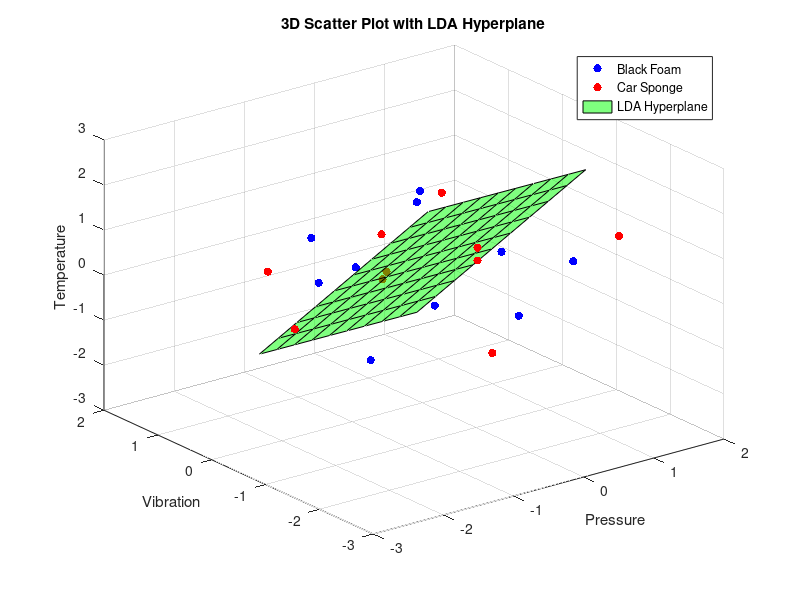
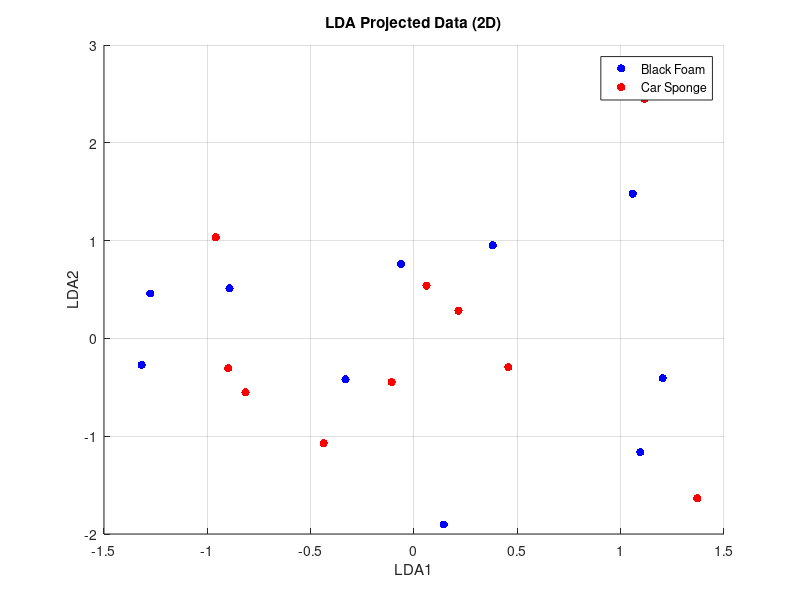
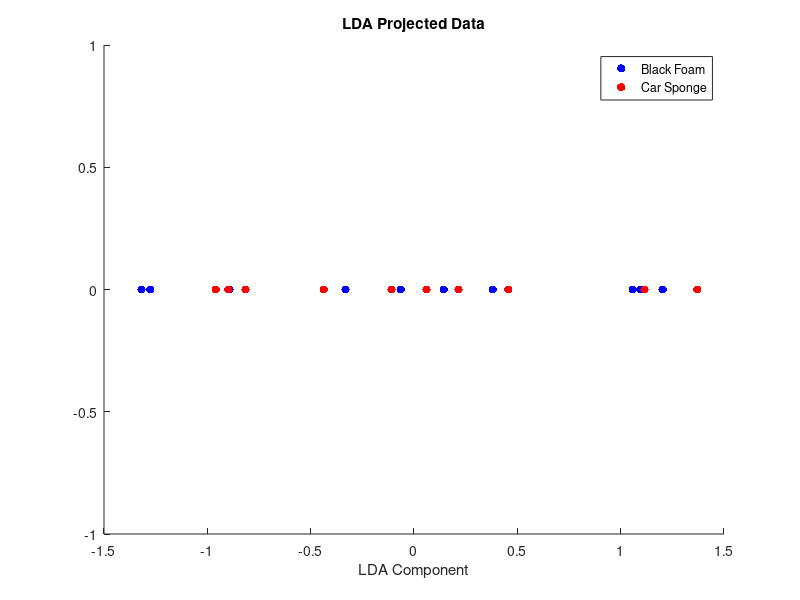

The MATLAB script that drew these images, in order:
%3D and 1D projection

% Load the data from the .mat file
data = load('Lab1/F0_PVT.mat');

pressure = data.Pressure;
temperature = data.Temperature;
vibration = data.Vibration;

% Initialize matrices with three columns for Pressure, Vibration, and Temperature
X_black_foam = zeros(size(pressure, 2), 3);
X_car_sponge = zeros(size(pressure, 2), 3);

% Extract data for black foam and car sponge
for i = 1 : size(pressure, 2)
    X_black_foam(i, 1) = pressure(2, i); % Pressure
    X_black_foam(i, 2) = vibration(2, i); % Vibration
    X_black_foam(i, 3) = temperature(2, i); % Temperature

    X_car_sponge(i, 1) = pressure(3, i); % Pressure
    X_car_sponge(i, 2) = vibration(3, i); % Vibration
    X_car_sponge(i, 3) = temperature(3, i); % Temperature
end


% Standardization
X_black_foam = (X_black_foam - mean(X_black_foam)) ./ std(X_black_foam);
X_car_sponge = (X_car_sponge - mean(X_car_sponge)) ./ std(X_car_sponge);


% Calculate Means
mean_black_foam = mean(X_black_foam);
mean_car_sponge = mean(X_car_sponge);
overall_mean = mean([X_black_foam; X_car_sponge]);

% Initialize the within-class scatter matrix
S_W = zeros(3, 3);

% Add scatter for each class
for i = 1:size(X_black_foam, 1)
    S_W = S_W + (X_black_foam(i,:) - mean_black_foam)' * (X_black_foam(i,:) - mean_black_foam);
end
for i = 1:size(X_car_sponge, 1)
    S_W = S_W + (X_car_sponge(i,:) - mean_car_sponge)' * (X_car_sponge(i,:) - mean_car_sponge);
end

S_B = (mean_black_foam - overall_mean)' * (mean_black_foam - overall_mean) + ...
      (mean_car_sponge - overall_mean)' * (mean_car_sponge - overall_mean);

% Solve the generalized eigenvalue problem
[eigenvectors, eigenvalues] = eig(inv(S_W) * S_B);

% Extract the diagonal of eigenvalues matrix
eigenvalues = diag(eigenvalues);

% Sort the eigenvalues and corresponding eigenvectors in descending order
[~, sorted_indices] = sort(eigenvalues, 'descend');
eigenvectors = eigenvectors(:, sorted_indices);
disp(eigenvalues)

% Select the top eigenvectors
W = eigenvectors(:, 1);

% Project the data
Y_black_foam = X_black_foam * W;
Y_car_sponge = X_car_sponge * W;
% 3D Scatter Plot
figure;
scatter3(X_black_foam(:, 1), X_black_foam(:, 2), X_black_foam(:, 3), 'b', 'filled');
hold on;
scatter3(X_car_sponge(:, 1), X_car_sponge(:, 2), X_car_sponge(:, 3), 'r', 'filled');
% Add hyperplane (for simplicity, using the first LD)
% Define a grid for the hyperplane
[xGrid, yGrid] = meshgrid(linspace(min(X_black_foam(:,1)), max(X_black_foam(:,1)), 10), ...
                          linspace(min(X_black_foam(:,2)), max(X_black_foam(:,2)), 10));
% Calculate z values on the grid
zGrid = -(W(1)/W(3) * xGrid + W(2)/W(3) * yGrid);
surf(xGrid, yGrid, zGrid, 'FaceColor', 'green', 'FaceAlpha', 0.5);
title('3D Scatter Plot with LDA Hyperplane');
xlabel('Pressure');
ylabel('Vibration');
zlabel('Temperature');
legend('Black Foam', 'Car Sponge', 'LDA Hyperplane');
grid on;
hold off;

% Select the top two eigenvectors for 2D projection
W_2D = eigenvectors(:, 1:2);

% Project the data onto the 2D subspace
Y_black_foam_2D = X_black_foam * W_2D;
Y_car_sponge_2D = X_car_sponge * W_2D;

% Visualization for 2D projection
figure;
scatter(Y_black_foam_2D(:, 1), Y_black_foam_2D(:, 2), 'b', 'filled');
hold on;
scatter(Y_car_sponge_2D(:, 1), Y_car_sponge_2D(:, 2), 'r', 'filled');
legend('Black Foam', 'Car Sponge');
title('LDA Projected Data (2D)');
xlabel('LDA1');
ylabel('LDA2');
grid on;
hold off;


figure;
scatter(Y_black_foam, zeros(size(Y_black_foam)), 'b', 'filled');
hold on;
scatter(Y_car_sponge, zeros(size(Y_car_sponge)), 'r', 'filled');
legend('Black Foam', 'Car Sponge');
title('LDA Projected Data');
xlabel('LDA Component');
hold off;